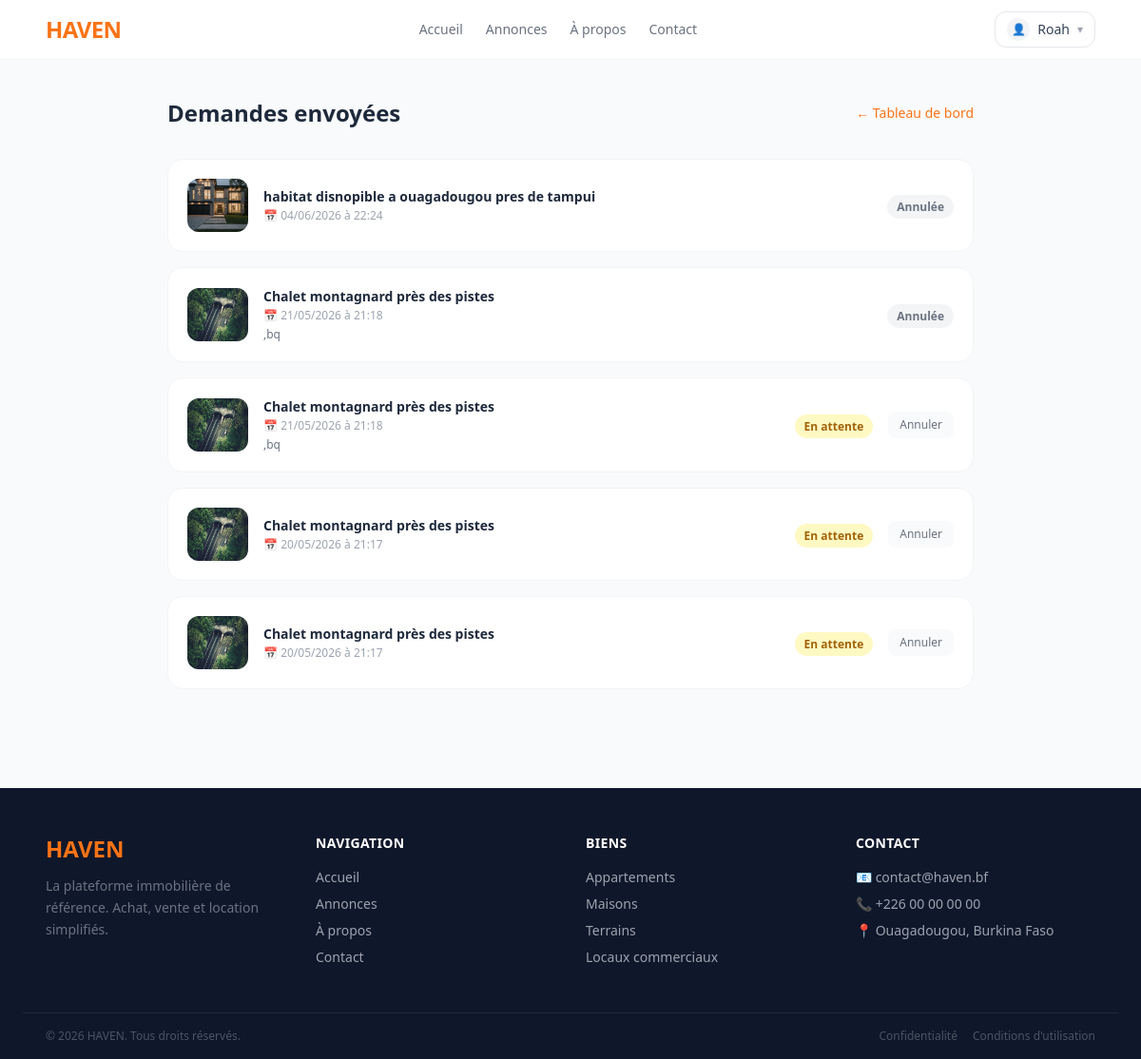
The app's page /dashboard/visits/sent/ (signed in) with its own data.
### apps/accounts/models.py (models this page shows, shortened)
class User(AbstractUser):
    avatar = models.ImageField(upload_to='profile/',blank=True,null=True)

### apps/visits/models.py (models this page shows, shortened)
class Visit(models.Model):
    STATUS = [
        ('En attente', 'En attente'),
        ('Acceptée', 'Acceptée'),
        ('Refusée', 'Refusée'),
        ('Annulée', 'Annuléé')
    ]
    listing = models.ForeignKey(Listing, on_delete=models.CASCADE, related_name='visits')
    sender = models.ForeignKey(settings.AUTH_USER_MODEL, on_delete=models.CASCADE, related_name='visits_sent')
    receiver = models.ForeignKey(settings.AUTH_USER_MODEL, on_delete=models.CASCADE, related_name='visits_received')
    status = models.CharField(max_length=20, choices=STATUS, default='En attente')
    date = models.DateTimeField()
    message = models.TextField(blank=True)
    created_at = models.DateTimeField(auto_now_add=True)
    class Meta:
        ordering = ['-created_at']

### apps/listings/models.py (models this page shows, shortened)
class Listing(models.Model):
    STATUS = [
        ('En vente', 'En vente'),
        ('A louer', 'A louer'),
        ('Vendu', 'Vendu'),
        ('Loué', 'Loué'),
    ]
    TYPES = [
        ('Appartement', 'Appartement'),
        ('Maison', 'Maison'),
        ('Local commercial', 'Local commercial'),
        ('Terrain', 'Terrain'),
    ]
    user = models.ForeignKey(settings.AUTH_USER_MODEL,
                            on_delete=models.CASCADE)
    title = models.CharField(max_length=255)
    description = models.TextField()
    property_type = models.CharField(max_length=20, choices=TYPES)
    status = models.CharField(max_length=20, choices=STATUS)
    price = models.DecimalField(max_digits=14,decimal_places=2)
    bathrooms = models.IntegerField()
    bedrooms = models.IntegerField()
    is_available = models.BooleanField(default=True)
    city = models.CharField(max_length=255)
    longitude = models.DecimalField(max_digits=9, decimal_places=6)
    latitude = models.DecimalField(max_digits=9, decimal_places=6)
    created_at = models.DateTimeField(auto_now_add=True)
    area = models.DecimalField(max_digits=8, decimal_places=2, null=True, blank=True)
    is_approved = models.BooleanField(default=False)
    def get_first_image(self):
        first = self.images.first()
        return first.image.url if first else None
    class Meta:
        ordering = ['-created_at']

class Images(models.Model):
    listing = models.ForeignKey(Listing,on_delete=models.CASCADE, related_name='images')
    image = models.ImageField(upload_to='listings/images/')
    class Meta:
        ordering = ['listing']

### apps/visits/views.py (the view)
# urls.py: path('dashboard/visits/sent/', views.visits_sent, name='visits_sent'),
@login_required
def visits_sent(request):
    visits = Visit.objects.filter(sender=request.user).select_related('listing', 'receiver')
    return render(request, 'visits/sent.html', {'visits': visits})

### templates/visits/sent.html (shortened to what this page needs)
{% extends 'base.html' %}
{% block content %}
<div class="max-w-4xl mx-auto px-6 py-10">
    <div class="flex items-center justify-between mb-8">
        <h1 class="text-2xl font-bold text-slate-800">Demandes envoyées</h1>
        <a href="{% url 'dashboard' %}" class="text-sm text-orange-500 hover:underline">← Tableau de bord</a>
    </div>
    <div class="space-y-4">
        {% for visit in visits %}
        <div class="bg-white border border-gray-100 rounded-2xl p-5 flex gap-4 items-center">
            <div class="w-16 h-14 rounded-xl overflow-hidden bg-gray-100 flex-shrink-0">
                {% if visit.listing.get_first_image %}
                    <img src="{{ visit.listing.get_first_image }}" class="w-full h-full object-cover">
                {% else %}
                    <div class="w-full h-full flex items-center justify-center text-xl">🏠</div>
                {% endif %}
            </div>
            <div class="flex-1 min-w-0">
                <h3 class="font-semibold text-slate-800 text-sm truncate">{{ visit.listing.title }}</h3>
                <p class="text-xs text-gray-400 mt-0.5">📅 {{ visit.date|date:"d/m/Y à H:i" }}</p>
                {% if visit.message %}
                <p class="text-xs text-gray-500 mt-1 truncate">{{ visit.message }}</p>
                {% endif %}
            </div>
            <div class="flex-shrink-0">
                {% include 'visits/partials/visits_status.html' %}
            </div>
            {% if visit.status != 'Annulée' and visit.status != 'Refusée' %}
            <button hx-post="{% url 'cancel_visit' visit.pk %}"
                    hx-target=".visit-status"
                    hx-swap="outerHTML"
                    hx-confirm="Annuler cette visite ?"
                    class="text-xs font-medium px-3 py-1.5 rounded-lg bg-gray-50 text-gray-500 hover:bg-gray-100 transition-colors">
                Annuler
            </button>
            {% endif %}
        </div>
        {% empty %}
        <div class="text-center py-16 text-gray-400">
            <p class="text-4xl mb-3">📅</p>
            <p class="text-sm">Aucune demande envoyée.</p>
        </div>
        {% endfor %}
    </div>
</div>
{% endblock %}

### templates/base.html (shortened to what this page needs)
<!DOCTYPE html>
<html lang="fr">
<head>
    <script src="https://cdn.tailwindcss.com"></script>
</head>
<body class="bg-gray-50 font-sans">
    <nav class="bg-white border-b border-gray-100 sticky top-0 z-50" x-data="{ open: false }">
        <div class="max-w-6xl mx-auto px-6 py-3 flex items-center justify-between">
        <a href="{% url 'home' %}" class="text-2xl font-bold text-orange-500 tracking-tight">HAVEN</a>
        <div class="hidden md:flex gap-6 text-sm font-medium text-gray-500">
            <a href="{% url 'home' %}" class="hover:text-orange-500 {% if request.resolver_match.url_name == 'home' %}text-orange-500{% endif %}">Accueil</a>
            <a href="{% url 'search' %}" class="hover:text-orange-500 {% if request.resolver_match.url_name == 'search' %}text-orange-500{% endif %}">Annonces</a>
            <a href="{% url 'about' %}" class="hover:text-orange-500 {% if request.resolver_match.url_name == 'about' %}text-orange-500{% endif %}">À propos</a>
            <a href="{% url 'contact' %}" class="hover:text-orange-500 {% if request.resolver_match.url_name == 'contact' %}text-orange-500{% endif %}">Contact</a>
        </div>
        <div class="hidden md:flex items-center gap-3">
            {% if request.user.is_authenticated %}
            <div class="relative" x-data="{ open: false }">
                <button @click="open = !open"
                        class="flex items-center gap-2 border border-gray-200 rounded-xl px-3 py-1.5 hover:border-orange-400 transition-colors">
                    <div class="w-6 h-6 rounded-full overflow-hidden bg-gray-100">
                        {% if request.user.avatar %}
                            <img src="{{ request.user.avatar.url }}" class="w-full h-full object-cover">
                        {% else %}
                            <span class="w-full h-full flex items-center justify-center text-xs">👤</span>
                        {% endif %}
                    </div>
                    <span class="text-sm font-medium text-slate-700">{{ request.user.username }}</span>
                    <span class="text-gray-400 text-xs">▾</span>
                </button>
            </div>
            {% else %}
            <a href="{% url 'login' %}" class="border border-gray-200 px-4 py-1.5 rounded-lg text-sm font-medium hover:bg-gray-50">Connexion</a>
            <a href="{% url 'register' %}" class="bg-orange-500 text-white px-4 py-1.5 rounded-lg text-sm font-medium hover:bg-orange-600">S'inscrire</a>
            {% endif %}
        </div>
        </div>
    </nav>
    {% block content %}{% endblock %}
    <footer class="bg-slate-900 text-gray-400 mt-16">
    <div class="max-w-6xl mx-auto px-6 py-12 grid grid-cols-1 md:grid-cols-4 gap-8">
        <div class="col-span-1">
            <p class="text-2xl font-bold text-orange-500 mb-3">HAVEN</p>
            <p class="text-sm leading-relaxed text-gray-500">
                La plateforme immobilière de référence. Achat, vente et location simplifiés.
            </p>
        </div>
        <div>
            <p class="text-white text-sm font-semibold mb-4 uppercase tracking-wide">Navigation</p>
            <ul class="space-y-2 text-sm">
                <li><a href="{% url 'home' %}" class="hover:text-orange-400 transition-colors">Accueil</a></li>
                <li><a href="{% url 'search' %}" class="hover:text-orange-400 transition-colors">Annonces</a></li>
                <li><a href="{% url 'about' %}" class="hover:text-orange-500">À propos</a></li>
                <li><a href="{% url 'contact' %}" class="hover:text-orange-500">Contact</a></li>
            </ul>
        </div>
        <div>
            <p class="text-white text-sm font-semibold mb-4 uppercase tracking-wide">Biens</p>
            <ul class="space-y-2 text-sm">
                <li><a href="{% url 'search' %}?property_type=Appartement" class="hover:text-orange-400 transition-colors">Appartements</a></li>
                <li><a href="{% url 'search' %}?property_type=Maison" class="hover:text-orange-400 transition-colors">Maisons</a></li>
                <li><a href="{% url 'search' %}?property_type=Terrain" class="hover:text-orange-400 transition-colors">Terrains</a></li>
                <li><a href="{% url 'search' %}?property_type=Local+commercial" class="hover:text-orange-400 transition-colors">Locaux commerciaux</a></li>
            </ul>
        </div>
        <div>
            <p class="text-white text-sm font-semibold mb-4 uppercase tracking-wide">Contact</p>
            <ul class="space-y-2 text-sm">
                <li>📧 contact@haven.bf</li>
                <li>📞 +226 00 00 00 00</li>
                <li>📍 Ouagadougou, Burkina Faso</li>
            </ul>
        </div>
    </div>
    <div class="border-t border-slate-800 px-6 py-4 flex flex-col md:flex-row items-center justify-between text-xs text-gray-600 max-w-6xl mx-auto">
        <p>© 2026 HAVEN. Tous droits réservés.</p>
        <div class="flex gap-4 mt-2 md:mt-0">
            <a href="#" class="hover:text-orange-400">Confidentialité</a>
            <a href="#" class="hover:text-orange-400">Conditions d'utilisation</a>
        </div>
    </div>
</footer>
</body>
</html>

### templates/visits/partials/visits_status.html
<span class="visit-status text-xs font-semibold px-2.5 py-1 rounded-full
    {% if visit.status == 'En attente' %}bg-yellow-100 text-yellow-700
    {% elif visit.status == 'Acceptée' %}bg-green-100 text-green-700
    {% elif visit.status == 'Annulée' %}bg-gray-100 text-gray-500
    {% else %}bg-red-100 text-red-500{% endif %}">
    {{ visit.status }}
</span>

### records on screen
User: user.username "Roah"
Visit: listing.get_first_image (picture), listing "habitat disnopible a ouagadougou pres de tampui", date "04/06/2026 à 22:24", status "Annulée"
Visit: listing.get_first_image (picture), listing "Chalet montagnard près des pistes", date "21/05/2026 à 21:18", message ",bq", status "Annulée"
Visit: listing.get_first_image (picture), listing "Chalet montagnard près des pistes", date "21/05/2026 à 21:18", message ",bq", status "En attente", shows "Annuler"
Visit: listing.get_first_image (picture), listing "Chalet montagnard près des pistes", date "20/05/2026 à 21:17", status "En attente", shows "Annuler"
Visit: listing.get_first_image (picture), listing "Chalet montagnard près des pistes", date "20/05/2026 à 21:17", status "En attente", shows "Annuler"
